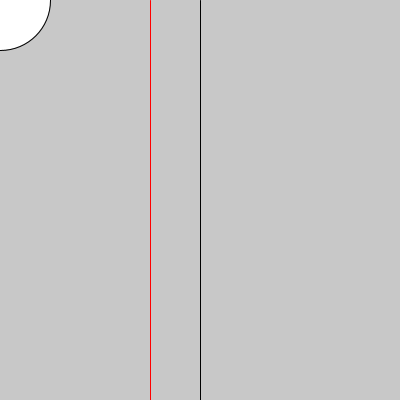
Frame 1 (no input)
Frame 60 (the mouse pressed at the canvas centre just before this capture): identical to frame 1, image omitted
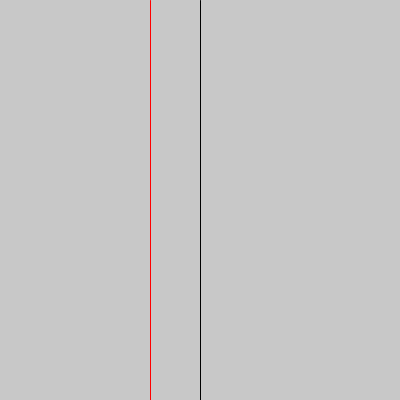
Frame 120 (the mouse held since frame 60 and released just before this capture)

The Processing sketch that drew these frames (run headless with seeded random() and noise(); from frame 60 on, the mouse is pressed at the canvas centre):

// Processing sketch: if_ellipse_line
// ── if_ellipse_line.pde
int radio = 50;

void setup(){
  size(400,400);
}

void draw(){
  background(200);
  stroke(0,0,0);
  line(width/2, 0, width/2, height);
  stroke(255,0,0);
  line(width/2 - radio, 0, width/2 - radio, height);
  if(mouseX < width/2 - radio){
    stroke(0,0,0);
    ellipse(mouseX, mouseY, radio * 2, radio * 2);
  }
  
  println(radio);
}
